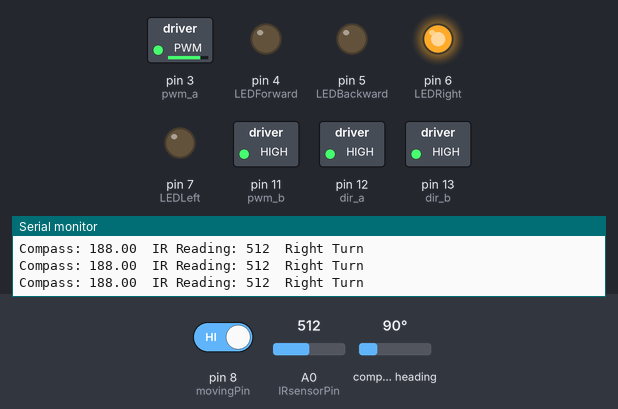
This sketch was run on a simulated Arduino Uno, built with avr-gcc and run on an emulated ATmega328P. Shown: switched loads named in the sketch (green lamp = pin HIGH), output pins drawn as LEDs (lit = HIGH), the last lines printed to the serial monitor. Wiring (inferred from the names in the program): HMC5883L compass at I2C address 0x1E. Dashed ring = blinking. Inputs (shaded band) come from the test bench; at power-on: pin 8 (movingPin) HIGH, A0 (IRsensorPin) = 512, compass heading 90°.

Above: at 1.2 s.
1.3 s: pin 8 (movingPin) driven LOW
At 1.8 s:
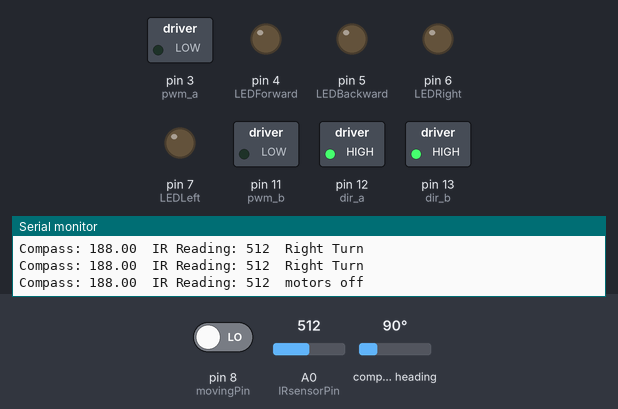
2.8 s: pin 8 (movingPin) driven HIGH
At 3.84 s:
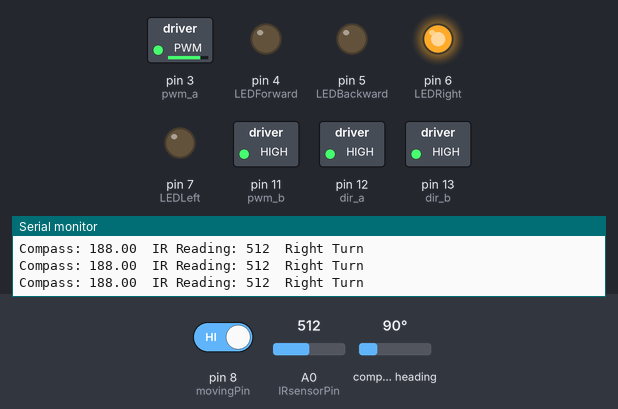
5.8 s: A0 (IRsensorPin) set to 992
8.8 s: A0 (IRsensorPin) set to 1014
At 10.07 s:
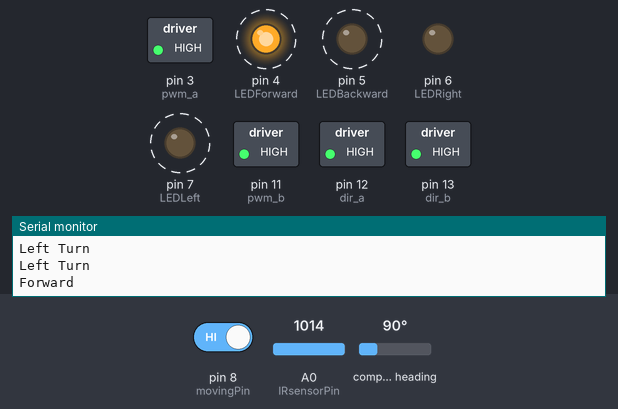
11.8 s: A0 (IRsensorPin) set to 900
At 12.54 s:
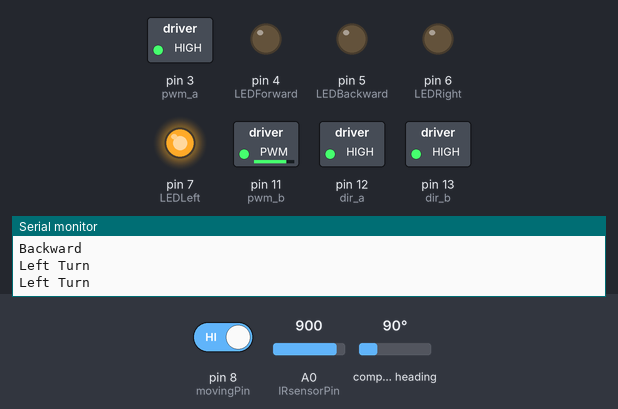
14.8 s: A0 (IRsensorPin) set to 1023
At 15.4 s:
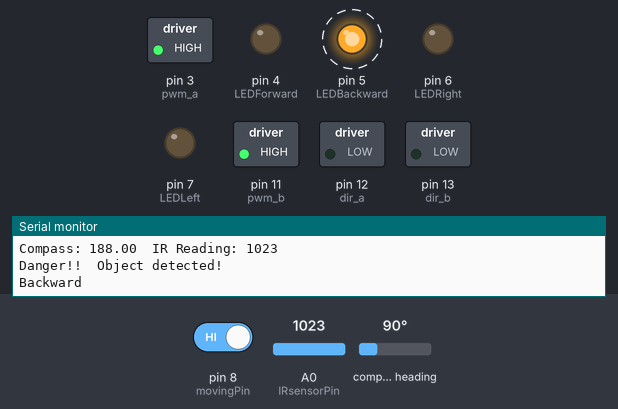
Timing chart, 0 to 18.8 s (numbered marks = the images above; inputs shaded):
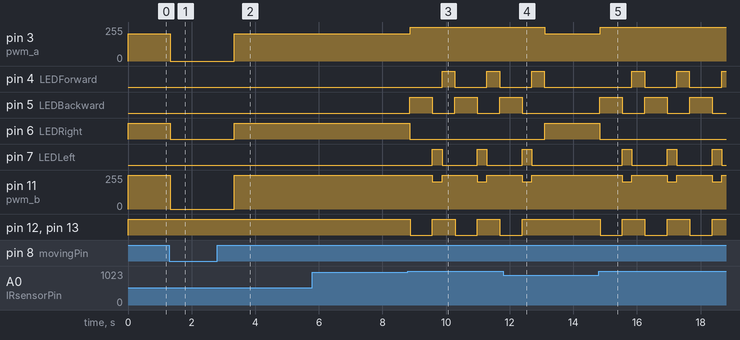

Measured:
- the behaviour switches between 1000 and 1001 on A0 (IRsensorPin) (found by bisection; images 2 and 3)
- after the input at 1.3 s, pin 3 (pwm_a): 205/255 → 0/255 at once; pin 6 (LEDRight): HIGH → LOW at once; pin 11 (pwm_b): 255/255 → 0/255 at once
- after the input at 2.8 s, pin 3 (pwm_a): 0/255 → 205/255 after 0.54 s; pin 6 (LEDRight): LOW → HIGH after 0.54 s; pin 11 (pwm_b): 0/255 → 255/255 after 0.54 s
- after the input at 8.8 s, pin 3 (pwm_a): 205/255 → 255/255 after 0.07 s; pin 4 (LEDForward): alternates HIGH for 0.40 s and LOW for 1.0 s, starting after 1.1 s
- after the input at 11.8 s, pin 3 (pwm_a): 255/255 → 205/255 after 1.3 s; pin 4 (LEDForward): goes on until 13.1 s, then stays LOW; pin 5 (LEDBackward): goes on until 12.4 s, then stays LOW; pin 6 (LEDRight): LOW → HIGH after 1.3 s; pin 7 (LEDLeft): goes on until 12.7 s, then stays LOW
- after the input at 14.8 s, pin 3 (pwm_a): 205/255 → 255/255 at once; pin 4 (LEDForward): alternates HIGH for 0.40 s and LOW for 1.0 s, starting after 1.0 s

The sketch:

shadow_chassis_withIR_withHMC5883Compass.ino
```cpp
/*

 Title:  shadow_chassis_withIR_withHMC5883Compass

 Description:
 Using the Shaddow Chassis, with Arduino Moto driver shied, IR sensor and HMC5883L Compass.  Detect obstacles and back away.

 Version 1.0  Nov 2015
 */

#include <Wire.h>
#include <HMC5883L.h>

HMC5883L compass;  // Storing the features in the HMC5883 library as a variable called compass

//Defining Arduino Pin Assignments

//A is the Right Wheel and B is the Left Wheel
int pwm_a = 3;   // Right Wheel Speed
int pwm_b = 11;  // Left Wheel Speed
int dir_a = 12;  // Right Wheel Direction
int dir_b = 13;  // Left Wheel Direction


int IRsensorPin = A0;    // Define the input pin for the IR sensor
int IRsensorValue = 0;   // Variable to store the Integer value coming from the IR sensor

int LEDForward = 4 ;         // Status LED for moving forward
int LEDBackward = 5 ;        // Status LED for moving backward
int LEDRight = 6 ;           // Status LED for moving right
int LEDLeft = 7 ;           // Status LED for moving left

int movingPin = 8;       //Enable movement of the robot.  Low for sensor/Serial work, High moving around (Movement Enabled)
int MoveSize = 100;
int obstacleSeen = 1000;  // value when the robot IR Sensor will trip and it should back up
int speedOfRightWheel = 255;  // The speed of the right wheel
int speedOfLeftWheel = 255;   // The speed of the left wheel

float currentHeading = 0.0;  // Variable to hold Heading in degrees


void setup()
{
  Serial.begin(9600);
  Wire.begin();                // join i2c bus

  pinMode(pwm_a, OUTPUT);      //Set motor control pins to be outputs from the Arduino
  pinMode(pwm_b, OUTPUT);
  pinMode(dir_a, OUTPUT);
  pinMode(dir_b, OUTPUT);

  //LED setups
  pinMode(LEDForward, OUTPUT);    //Moving forward
  pinMode(LEDBackward, OUTPUT);   //Moving backwards
  pinMode(LEDRight, OUTPUT);      //turning right
  pinMode(LEDLeft, OUTPUT);       //turning left

  //Input pins
  pinMode(IRsensorPin, INPUT);   // Reading from the IR sensor
  pinMode(movingPin, INPUT);     // Enables movement but still collects compass and IR readings and reports to serial

  analogWrite(pwm_a, 0);          //set both motors speed to 0% duty cycle (off)
  analogWrite(pwm_b, 0);

  compass = HMC5883L();           // new instance of HMC5883L compass
  setupHMC5883L();                // setup the HMC5883L
}

void loop()
{

  //turn all leds off at beginning of loop
  digitalWrite(LEDForward, LOW);    //forwards
  digitalWrite(LEDBackward, LOW);   //backwards
  digitalWrite(LEDRight, LOW);      //right
  digitalWrite(LEDLeft, LOW);       //left

  currentHeading = getHeading();  // Call the Function getHeading and save the results in currentHeading

  //Serial.println("");             //start on a new line and Print out the Compass heading
  Serial.print("Compass: ");
  Serial.print(currentHeading);
  Serial.print("\t");

  IRsensorValue = analogRead(IRsensorPin);    //Find out if there is anything in the way
  Serial.print("IR Reading: ");
  Serial.print(IRsensorValue);
  Serial.print("\t");


  //Determine if the robot should move ("1") or if it should stay still ("0")
  // First case, moving pin == 0. Robot does not move.  movingPin is set to 0V.

  if (digitalRead(movingPin) == 0)
  {
    // turn the motors off
    analogWrite(pwm_a, 0);  //set both motors to run at 0% duty cycle (off)
    analogWrite(pwm_b, 0);
    //wait
    Serial.println("motors off");
    delay(1000);
  }

  // This else case is where the robot should move.  "movingPin ==1"
  else
  {
    // Check IR Sensor. If it is too close to something take evasive maneuvers
    if (IRsensorValue > obstacleSeen)
    {

      //evasive maneuvers
      Serial.println("");
      Serial.println("Danger!!  Object detected!");

      // Put it in reverse
      backward();
      // Turn to the Left
      left();
      left();
      left();
      // Move forward
      forward();

      //end of the evasive maneuvers

    }

    //The robot input is okay to "move" and nothing is in the way
    else {
      //Case where the robot is pointing from 0-270 Deg
      if (currentHeading < 270)
      {
        //turn slightly right
        right();
      }

      //Case where the robot is pointing from 270-359 Deg
      if (currentHeading > 270)
      {
        //turn slightly left
        left();

      }
    }
  }
}


void forward()
{
  digitalWrite(LEDForward, HIGH);
  Serial.println("Forward");
  digitalWrite(dir_a, HIGH);
  digitalWrite(dir_b, HIGH);
  analogWrite(pwm_a, speedOfRightWheel);
  analogWrite(pwm_b, speedOfLeftWheel);
  delay(MoveSize * 4);
  digitalWrite(LEDForward, LOW);
}


void backward()
{
  digitalWrite(LEDBackward, HIGH);
  Serial.println("Backward");
  digitalWrite(dir_a, LOW);
  digitalWrite(dir_b, LOW);
  analogWrite(pwm_a, speedOfRightWheel);
  analogWrite(pwm_b, speedOfLeftWheel);
  delay(MoveSize * 7);
  digitalWrite(LEDBackward, LOW);
}


void left()
{
  digitalWrite(LEDLeft, HIGH);
  Serial.println("Left Turn");
  digitalWrite(dir_a, HIGH);
  digitalWrite(dir_b, HIGH);
  analogWrite(pwm_a, speedOfRightWheel);
  analogWrite(pwm_b, speedOfLeftWheel - 50);  //spin the left wheel slower so the robot turns left
  delay(MoveSize);
  digitalWrite(LEDLeft, LOW);
}

void right()
{
  digitalWrite(LEDRight, HIGH);
  Serial.println("Right Turn");
  digitalWrite(dir_a, HIGH);
  digitalWrite(dir_b, HIGH);
  analogWrite(pwm_a, speedOfRightWheel - 50); //spin the right wheel slower so the robot turns right
  analogWrite(pwm_b, speedOfLeftWheel);
  delay(MoveSize);
  digitalWrite(LEDRight, LOW);
}
```

Compass_tools.ino
```cpp
void setupHMC5883L(){
  //Setup the HMC5883L, and check for errors
  int error;
  error = compass.SetScale(1.3); //Set the scale of the compass.
  if(error != 0) Serial.println(compass.GetErrorText(error)); //check if there is an error, and print if so

  error = compass.SetMeasurementMode(Measurement_Continuous); // Set the measurement mode to Continuous
  if(error != 0) Serial.println(compass.GetErrorText(error)); //check if there is an error, and print if so
}

float getHeading(){
  //Get the reading from the HMC5883L and calculate the heading
  MagnetometerScaled scaled = compass.ReadScaledAxis(); //scaled values from compass.
  float heading = atan2(scaled.YAxis, scaled.XAxis);

  // Once you have your heading, you must then add your 'Declination Angle', which is the 'Error' of the magnetic field in your location.
  // Find yours here: http://www.magnetic-declination.com/
  // Mine is: 2deg 37' W, which is 2.617 Degrees, or (which we need) 0.0456752665 radians, I will use 0.0457
  // If you cannot find your Declination, comment out these two lines, your compass will be slightly off.
  float declinationAngle = 0.1396;  // Denver Colorado Correction of 8 deg -> 0.1396 Rad
  heading += declinationAngle;

  // Correct for when signs are reversed.
  if(heading < 0) heading += 2*PI;
  if(heading > 2*PI) heading -= 2*PI;

  return heading * RAD_TO_DEG; //radians to degrees
}
```
